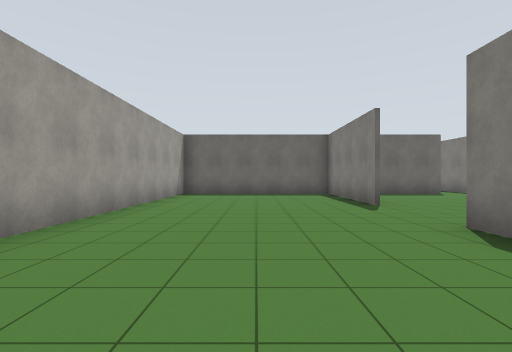
View 1 (above)

22 first-person views from a walk through a robot-simulator world made for Gazebo. The camera is 1.2 m above the floor, looks level and sees 85° across. The floor is counted in squares, 2 m on a side. Each view is taken from the middle of a square. On the plan, view 1 faces up. The plan holds only what a view shows up to about 9 squares ahead; the rest is blank. Robots are left out.

View 2
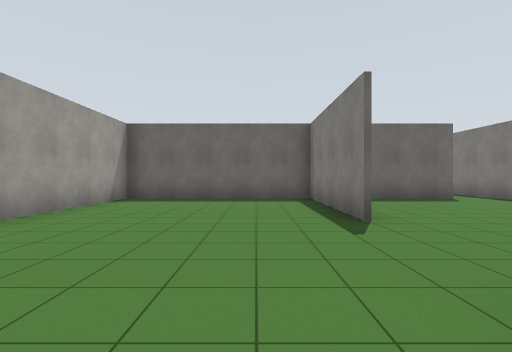

View 3
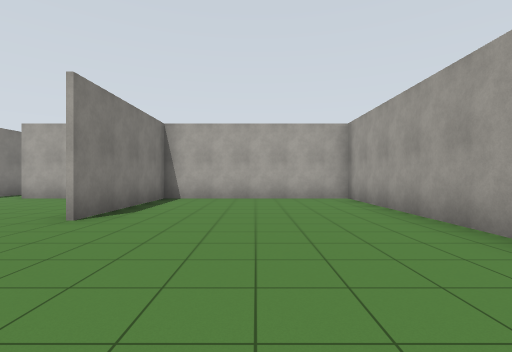

View 4
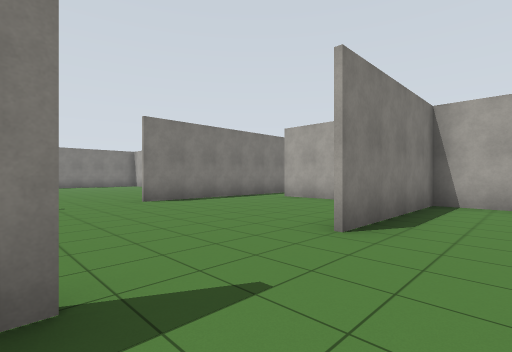

View 5
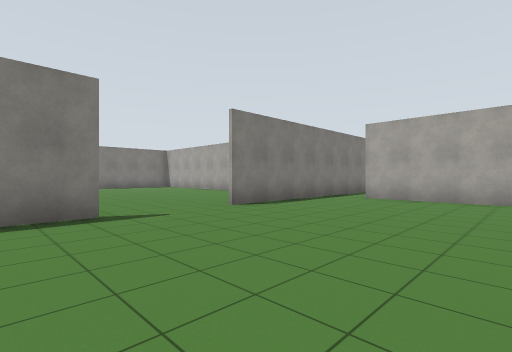

View 6
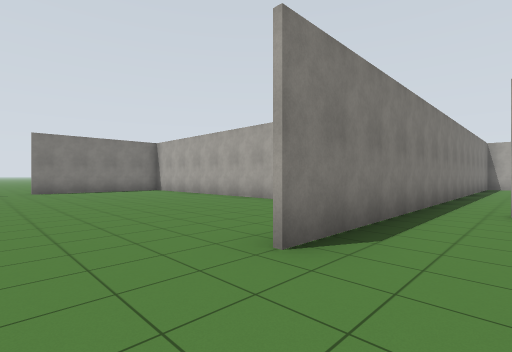

View 7
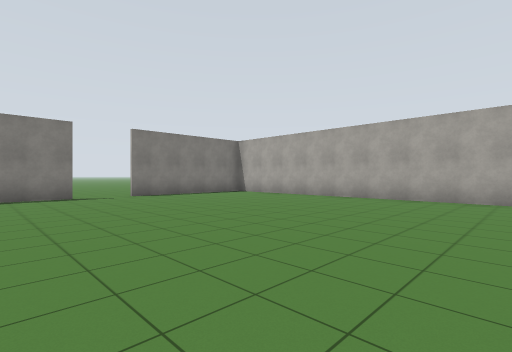

View 8
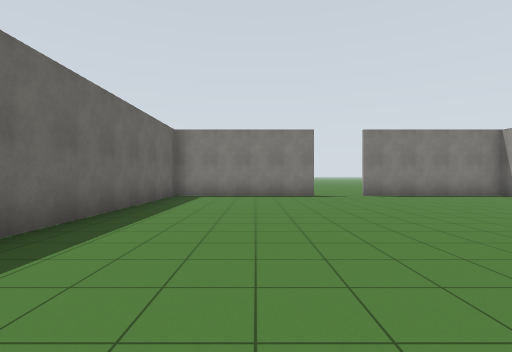

View 9
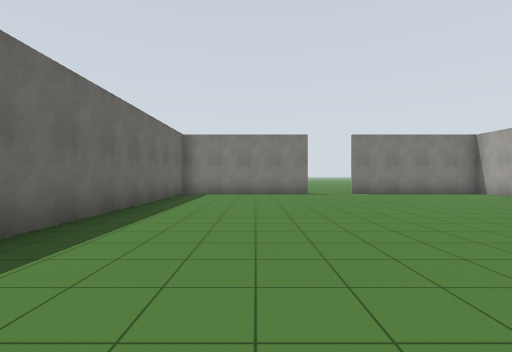

View 10
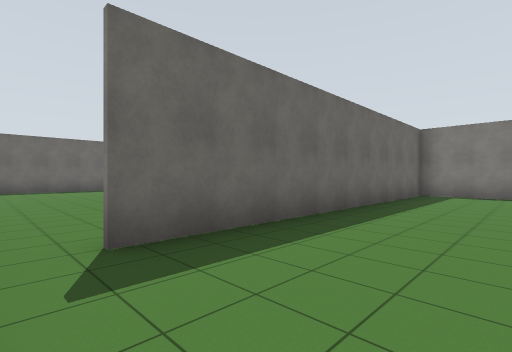

View 11
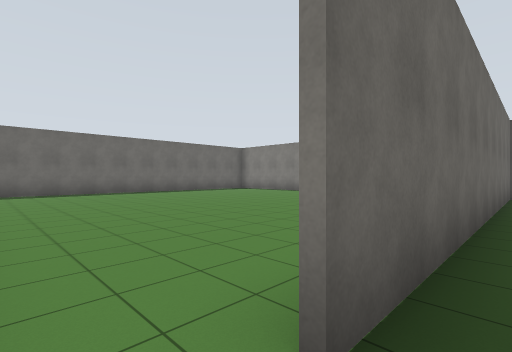

View 12
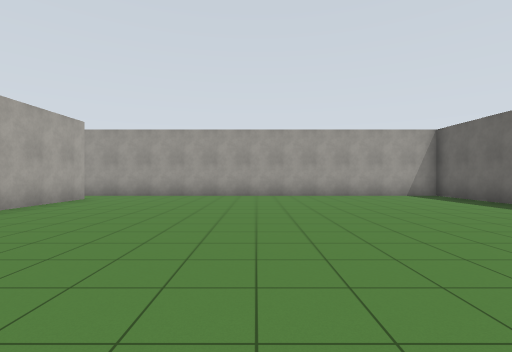

View 13
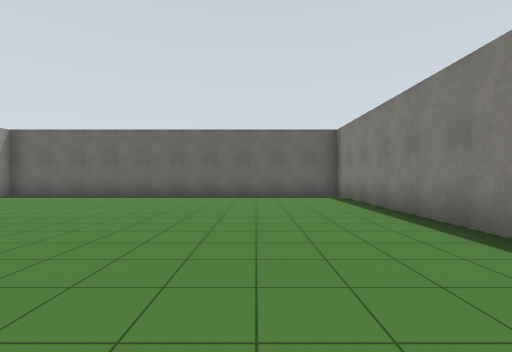

View 14
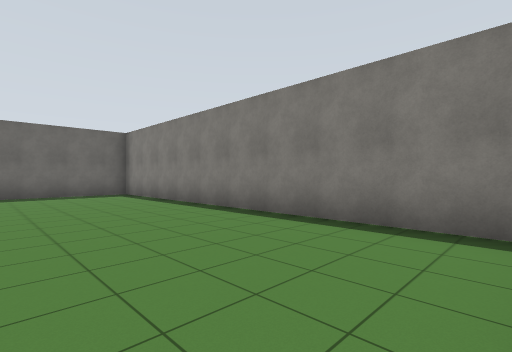

View 15
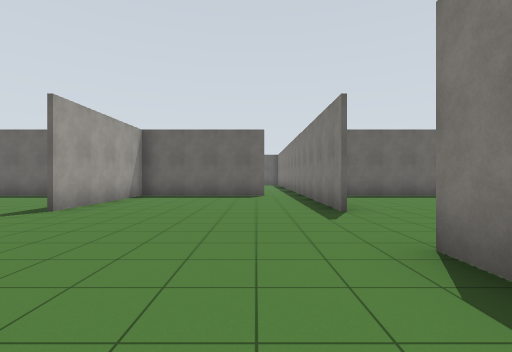

View 16
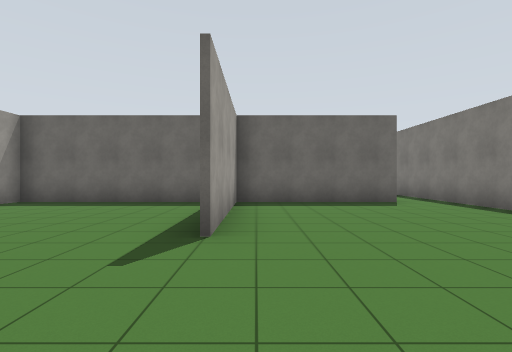

View 17
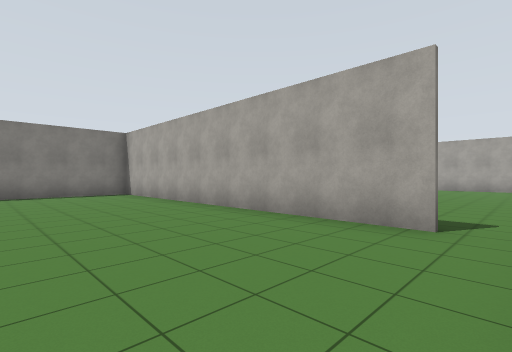

View 18
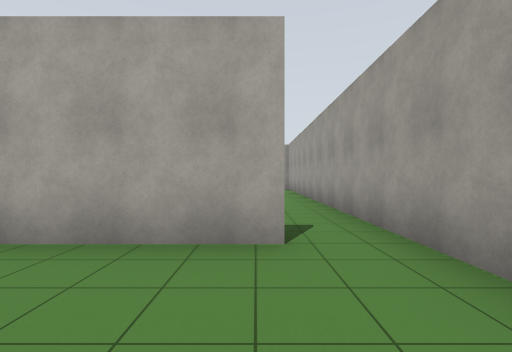

View 19
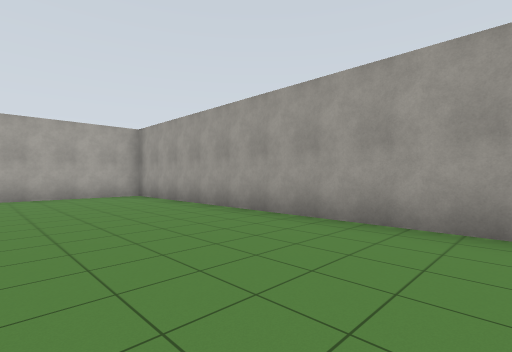

View 20
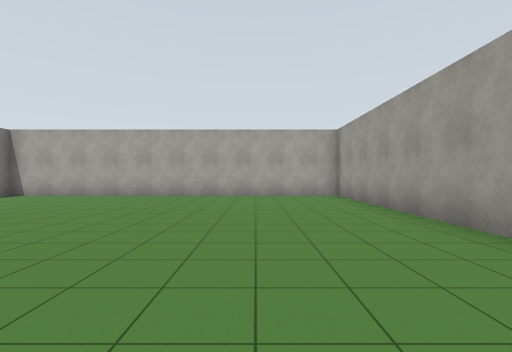

View 21
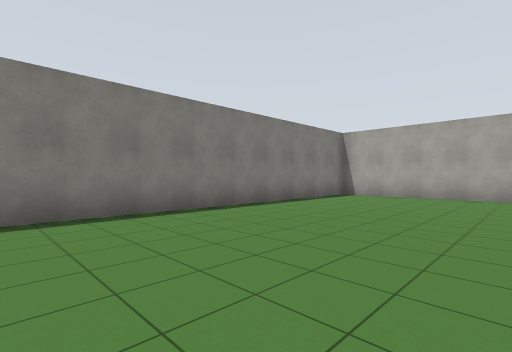

View 22
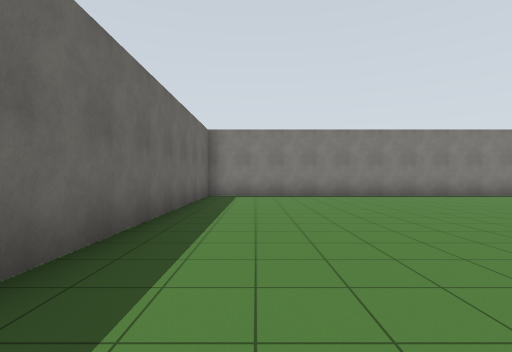

### Floor plan
Points are (right, up) in squares from view 1. A wall is a line through its corners. A room is listed if a view was taken in it or the views show most of it. See-through windows are left out.
Room 1 (views 1, 2, 3, 4)
walls: (2.4, 5.8) (2.4, 9.4); (2, 9.4) (-2.4, 9.4) (-2.4, -0.5) (2.4, -0.5) (2.4, 3.2)
ways out: opening at (2, 4.5) to room 2
Room 2 (views 5, 6, 15, 16)
walls: (7.4, 5.8) (7.4, 11.9); (3.2, -0.5) (6.2, -0.5); (7.4, -1) (7.4, 3.2); (6.4, 9.4) (2, 9.4); (2.6, 9.5) (2.6, 5.8)
ways out: opening at (2, 4.5) to room 1; opening at (7, 4.5) to room 3; gap at (6, -1)
Room 3 (views 7, 8, 9, 10, 11, 17, 18)
walls: (8.8, -0.5) (17.5, -0.5); (17.5, 5.2) (17.5, 9.4) (8.8, 9.4); (7.5, 0.5) (7.5, -0.5); (17.5, -0.9) (17.5, 3.8)
ways out: opening at (7, 4.5) to room 2; opening at (8, 9) to room 4; opening at (8, -1) to room 5; opening at (17, 4.5)
Room 4 (views 12, 13, 14)
walls: (8.8, 9.6) (11.2, 9.6); (17.5, 10.1) (17.5, 19.4) (7.5, 19.4) (7.5, 8.8)
ways out: opening at (8, 9) to room 3
Room 5 (views 19, 20, 21, 22)
walls: (7.5, -0.5) (7.5, -10.5) (17.5, -10.5) (17.5, -0.9); (17.4, -0.6) (10.5, -0.6)
ways out: opening at (8, -1) to room 3

Positions as (right, up) in squares from view 1, and headings:
1: (0, 0), facing up
2: (1, 2), facing up
3: (0, 7), facing down
4: (1, 6), facing down-right
5: (3, 7), facing down-right
6: (6, 5), facing down-right
7: (9, 7), facing down-right
8: (9, 7), facing right
9: (8, 7), facing right
10: (8, 7), facing up-right
11: (8, 9), facing up-right
12: (16, 14), facing left
13: (15, 11), facing up
14: (14, 10), facing up-right
15: (6, 1), facing up
16: (3, 3), facing up
17: (8, 3), facing down-right
18: (9, 2), facing down
19: (11, -2), facing down-left
20: (10, -2), facing down
21: (13, -2), facing down-right
22: (9, -2), facing right
